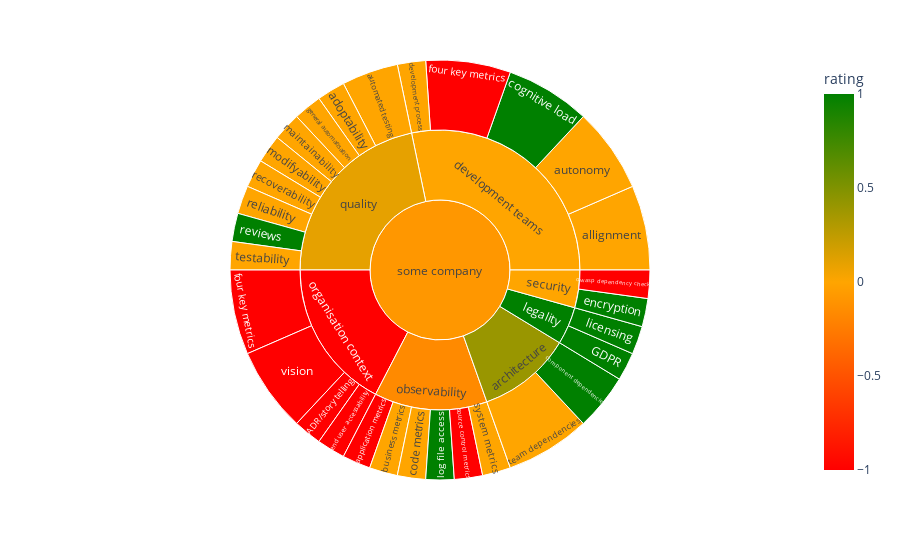

The notebook cell this image was saved under:
### Markdown cell above
Draw the sunburst diagram. It is meant to visualize the state of the IT ecosystem of the company based on 'gut feeling' ratings (that is why only three values are advised to consider (-1, 0 or 1)). Hovering over labels shows explanations of why the rating for the company is what it is (_this feature is not yet implemented_). The visualization gives an overview in which areas can be improved. Therefore it can be used in discussions and prioritizations.

### Code cell
fig = px.sunburst(df, path=['IT ecosystem', 'aspect', 'category'], values='weight',
                  color='rating', color_discrete_map={-1:'red', 0:'orange', 1:'green'},
                  color_continuous_scale=[[0, 'red'], [0.5, 'orange'], [1, 'green']])
fig.show()

### Figure 1 — Plotly figure (JSON) as saved in the notebook; plotly's stock layout.template omitted (floating-point values rounded to 4 significant figures)
{"data": [{"branchvalues": "total", "customdata": [[-1], [1], [0], [0], [-1], [0], [0], [0], [0], [1], [1], [0], [1], [-1], [-1], [-1], [0], [1], [1], [0], [0], [-1], [0], [0], [1], [-1], [0], [0], [0], [-1], [0.4], [0], [1], [-0.1667], [-1], [0.1], [0], [-0.08696]], "domain": {"x": [0, 1], "y": [0, 1]}, "hovertemplate": "labels=%{label}<br>weight=%{value}<br>parent=%{parent}<br>id=%{id}<br>rating=%{color}<extra></extra>", "ids": ["some company/organisation context/ADR/story telling", "some company/legality/GDPR", "some company/quality/adoptability", "some company/development teams/allignment", "some company/observability/application metrics", "some company/quality/automated testing", "some company/development teams/autonomy", "some company/observability/business metrics", "some company/observability/code metrics", "some company/development teams/cognitive load", "some company/architecture/component dependencies", "some company/development teams/development process", "some company/security/encryption", "some company/organisation context/end user accessability", "some company/development teams/four key metrics", "some company/organisation context/four key metrics", "some company/quality/general automatisation", "some company/legality/licensing", "some company/observability/log file access", "some company/quality/maintainability", "some company/quality/modifyability", "some company/security/owasp dependency checks", "some company/quality/recoverability", "some company/quality/reliability", "some company/quality/reviews", "some company/observability/source control metrics", "some company/observability/system metrics", "some company/architecture/team dependencies", "some company/quality/testability", "some company/organisation context/vision", "some company/architecture", "some company/development teams", "some company/legality", "some company/observability", "some company/organisation context", "some company/quality", "some company/security", "some company"], "labels": ["ADR/story telling", "GDPR", "adoptability", "allignment", "application metrics", "automated testing", "autonomy", "business metrics", "code metrics", "cognitive load", "component dependencies", "development process", "encryption", "end user accessability", "four key metrics", "four key metrics", "general automatisation", "licensing", "log file access", "maintainability", "modifyability", "owasp dependency checks", "recoverability", "reliability", "reviews", "source control metrics", "system metrics", "team dependencies", "testability", "vision", "architecture", "development teams", "legality", "observability", "organisation context", "quality", "security", "some company"], "marker": {"coloraxis": "coloraxis", "colors": [-1, 1, 0, 0, -1, 0, 0, 0, 0, 1, 1, 0, 1, -1, -1, -1, 0, 1, 1, 0, 0, -1, 0, 0, 1, -1, 0, 0, 0, -1, 0.4, 0, 1, -0.1667, -1, 0.1, 0, -0.08696]}, "name": "", "parents": ["some company/organisation context", "some company/legality", "some company/quality", "some company/development teams", "some company/observability", "some company/quality", "some company/development teams", "some company/observability", "some company/observability", "some company/development teams", "some company/architecture", "some company/development teams", "some company/security", "some company/organisation context", "some company/development teams", "some company/organisation context", "some company/quality", "some company/legality", "some company/observability", "some company/quality", "some company/quality", "some company/security", "some company/quality", "some company/quality", "some company/quality", "some company/observability", "some company/observability", "some company/architecture", "some company/quality", "some company/organisation context", "some company", "some company", "some company", "some company", "some company", "some company", "some company", ""], "type": "sunburst", "values": [1, 1, 1, 3, 1, 2, 3, 1, 1, 3, 2, 1, 1, 1, 3, 3, 1, 1, 1, 1, 1, 1, 1, 1, 1, 1, 1, 3, 1, 3, 5, 13, 2, 6, 8, 10, 2, 46]}], "layout": {"coloraxis": {"colorbar": {"title": {"text": "rating"}}, "colorscale": [[0, "red"], [0.5, "orange"], [1, "green"]]}, "legend": {"tracegroupgap": 0}, "margin": {"t": 60}}}
